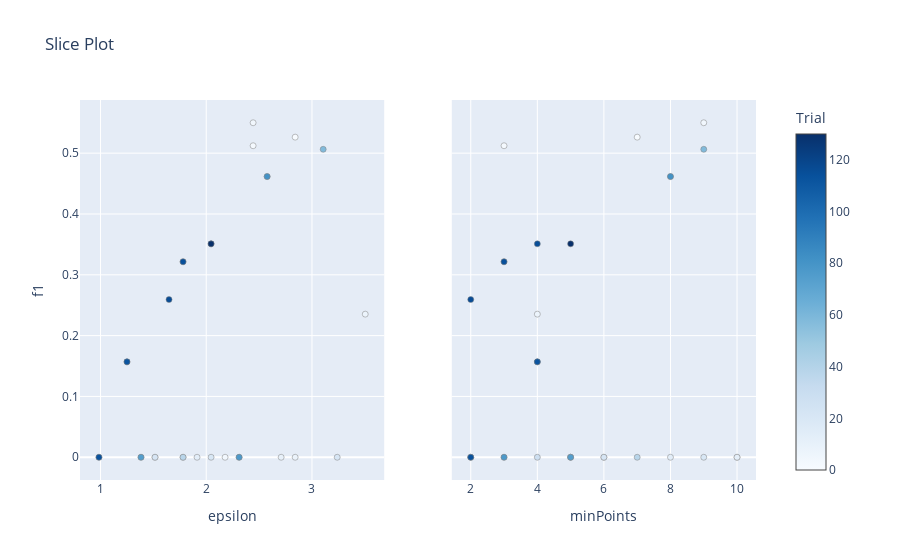
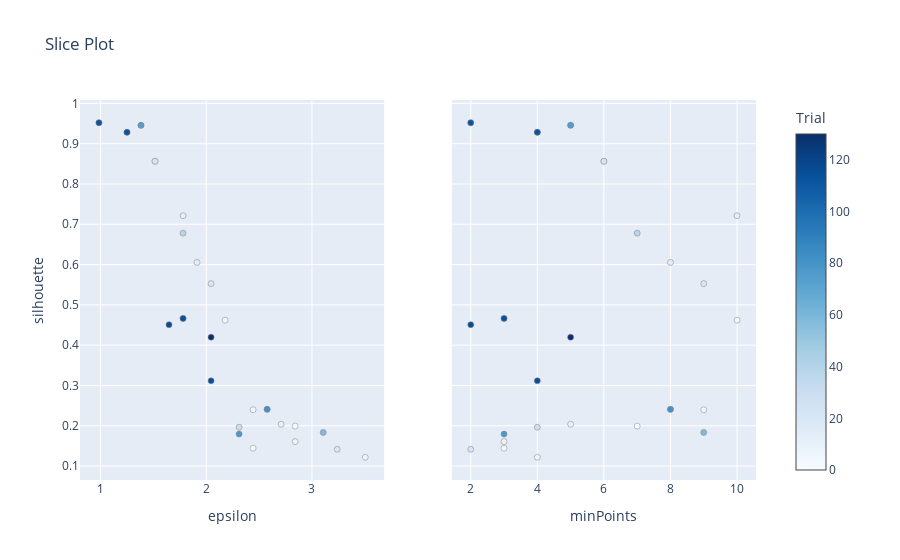
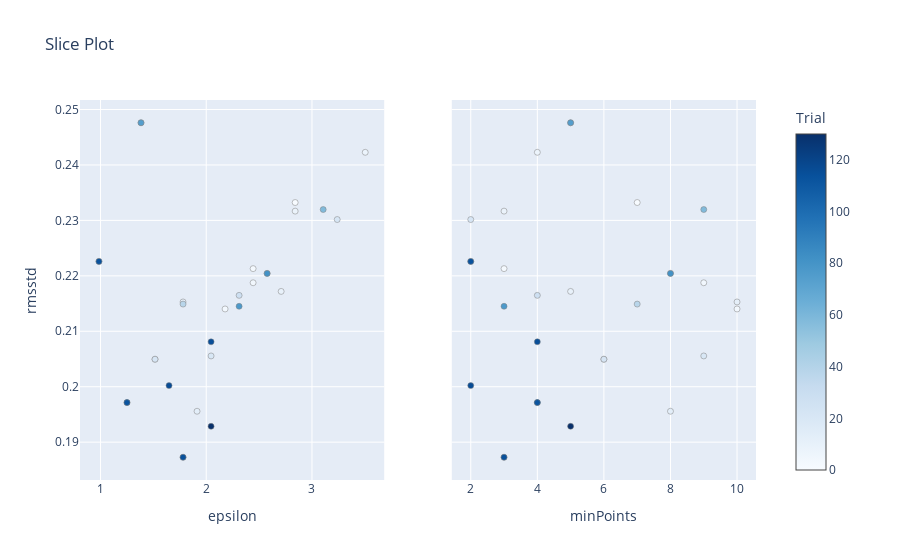
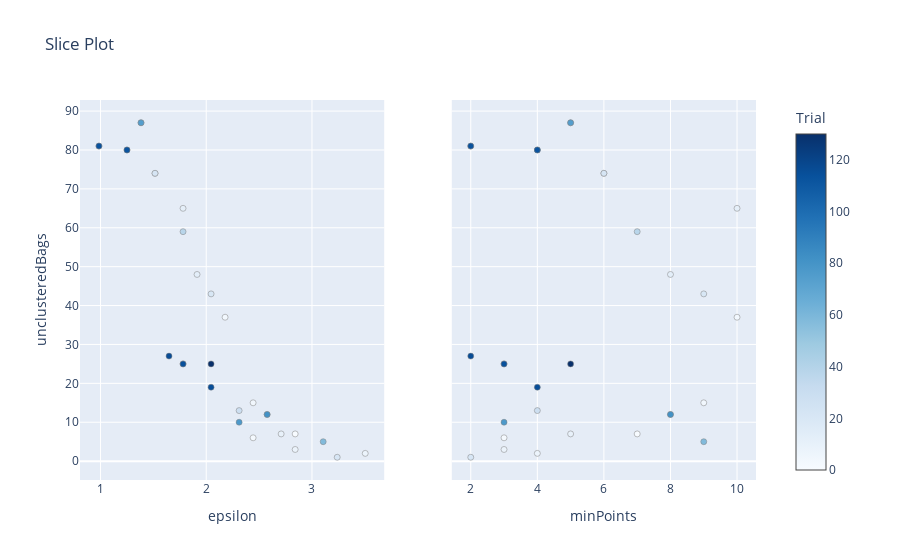

Notebook source saved alongside these figures, in order:
### Code cell
objective_figures = opt.plot_slices(study, OBJECTIVES)

other_metrics = []
for metric_name in opt.other_metrics:
    fig = optuna.visualization.plot_slice(study, target=lambda t: t.user_attrs[metric_name], target_name=metric_name)
    other_metrics.append(fig)

for fig in objective_figures + other_metrics:
    fig.show()

### Figure 1 — Plotly figure (JSON) as saved in the notebook; plotly's stock layout.template omitted (floating-point values rounded to 4 significant figures)
{"data": [{"marker": {"color": [0, 1, 2, 3, 4, 5, 7, 8, 9, 10, 11, 12, 13, 19, 20, 21, 22, 28, 38, 58, 74, 77, 81, 93, 112, 113, 114, 115, 116, 130], "colorbar": {"title": {"text": "Trial"}, "x": 1, "xpad": 40}, "colorscale": [[0, "rgb(247,251,255)"], [0.125, "rgb(222,235,247)"], [0.25, "rgb(198,219,239)"], [0.375, "rgb(158,202,225)"], [0.5, "rgb(107,174,214)"], [0.625, "rgb(66,146,198)"], [0.75, "rgb(33,113,181)"], [0.875, "rgb(8,81,156)"], [1, "rgb(8,48,107)"]], "line": {"color": "Grey", "width": 0.5}, "showscale": true}, "mode": "markers", "name": "Feasible Trial", "showlegend": false, "type": "scatter", "x": [2.841, 2.576, 2.443, 2.178, 2.443, 0.9855, 3.504, 2.841, 1.781, 2.708, 1.516, 1.781, 1.913, 1.383, 2.046, 3.239, 1.516, 2.311, 1.781, 3.106, 1.383, 2.311, 2.576, 1.251, 1.251, 0.9855, 1.781, 2.046, 1.648, 2.046], "xaxis": "x", "y": [0.5263, 0.4615, 0.5122, 0, 0.55, 0, 0.2353, 0, 0.3214, 0, 0, 0, 0, 0, 0, 0, 0, 0, 0, 0.5063, 0, 0, 0.4615, 0.1569, 0.1569, 0, 0.3214, 0.3509, 0.2593, 0.3509], "yaxis": "y"}, {"marker": {"color": [0, 1, 2, 3, 4, 5, 7, 8, 9, 10, 11, 12, 13, 19, 20, 21, 22, 28, 38, 58, 74, 77, 81, 93, 112, 113, 114, 115, 116, 130], "colorbar": {"title": {"text": "Trial"}, "x": 1, "xpad": 40}, "colorscale": [[0, "rgb(247,251,255)"], [0.125, "rgb(222,235,247)"], [0.25, "rgb(198,219,239)"], [0.375, "rgb(158,202,225)"], [0.5, "rgb(107,174,214)"], [0.625, "rgb(66,146,198)"], [0.75, "rgb(33,113,181)"], [0.875, "rgb(8,81,156)"], [1, "rgb(8,48,107)"]], "line": {"color": "Grey", "width": 0.5}, "showscale": false}, "mode": "markers", "name": "Feasible Trial", "showlegend": false, "type": "scatter", "x": [7, 8, 3, 10, 9, 2, 4, 3, 3, 5, 6, 10, 8, 5, 9, 2, 6, 4, 7, 9, 5, 3, 8, 4, 4, 2, 3, 4, 2, 5], "xaxis": "x2", "y": [0.5263, 0.4615, 0.5122, 0, 0.55, 0, 0.2353, 0, 0.3214, 0, 0, 0, 0, 0, 0, 0, 0, 0, 0, 0.5063, 0, 0, 0.4615, 0.1569, 0.1569, 0, 0.3214, 0.3509, 0.2593, 0.3509], "yaxis": "y2"}], "layout": {"title": {"text": "Slice Plot"}, "xaxis": {"anchor": "y", "domain": [0, 0.45], "title": {"text": "epsilon"}}, "xaxis2": {"anchor": "y2", "domain": [0.55, 1], "title": {"text": "minPoints"}}, "yaxis": {"anchor": "x", "domain": [0, 1], "title": {"text": "f1"}}, "yaxis2": {"anchor": "x2", "domain": [0, 1], "matches": "y", "showticklabels": false}}}

### Figure 2 — Plotly figure (JSON) as saved in the notebook; plotly's stock layout.template omitted (floating-point values rounded to 4 significant figures)
{"data": [{"marker": {"color": [0, 1, 2, 3, 4, 5, 7, 8, 9, 10, 11, 12, 13, 19, 20, 21, 22, 28, 38, 58, 74, 77, 81, 93, 112, 113, 114, 115, 116, 130], "colorbar": {"title": {"text": "Trial"}, "x": 1, "xpad": 40}, "colorscale": [[0, "rgb(247,251,255)"], [0.125, "rgb(222,235,247)"], [0.25, "rgb(198,219,239)"], [0.375, "rgb(158,202,225)"], [0.5, "rgb(107,174,214)"], [0.625, "rgb(66,146,198)"], [0.75, "rgb(33,113,181)"], [0.875, "rgb(8,81,156)"], [1, "rgb(8,48,107)"]], "line": {"color": "Grey", "width": 0.5}, "showscale": true}, "mode": "markers", "name": "Feasible Trial", "showlegend": false, "type": "scatter", "x": [2.841, 2.576, 2.443, 2.178, 2.443, 0.9855, 3.504, 2.841, 1.781, 2.708, 1.516, 1.781, 1.913, 1.383, 2.046, 3.239, 1.516, 2.311, 1.781, 3.106, 1.383, 2.311, 2.576, 1.251, 1.251, 0.9855, 1.781, 2.046, 1.648, 2.046], "xaxis": "x", "y": [0.1992, 0.2408, 0.1443, 0.462, 0.2397, 0.952, 0.1219, 0.1606, 0.4664, 0.2037, 0.8564, 0.7212, 0.6054, 0.9457, 0.5528, 0.1417, 0.8564, 0.1963, 0.678, 0.1834, 0.9457, 0.1793, 0.2408, 0.9283, 0.9283, 0.952, 0.4664, 0.3116, 0.4509, 0.4198], "yaxis": "y"}, {"marker": {"color": [0, 1, 2, 3, 4, 5, 7, 8, 9, 10, 11, 12, 13, 19, 20, 21, 22, 28, 38, 58, 74, 77, 81, 93, 112, 113, 114, 115, 116, 130], "colorbar": {"title": {"text": "Trial"}, "x": 1, "xpad": 40}, "colorscale": [[0, "rgb(247,251,255)"], [0.125, "rgb(222,235,247)"], [0.25, "rgb(198,219,239)"], [0.375, "rgb(158,202,225)"], [0.5, "rgb(107,174,214)"], [0.625, "rgb(66,146,198)"], [0.75, "rgb(33,113,181)"], [0.875, "rgb(8,81,156)"], [1, "rgb(8,48,107)"]], "line": {"color": "Grey", "width": 0.5}, "showscale": false}, "mode": "markers", "name": "Feasible Trial", "showlegend": false, "type": "scatter", "x": [7, 8, 3, 10, 9, 2, 4, 3, 3, 5, 6, 10, 8, 5, 9, 2, 6, 4, 7, 9, 5, 3, 8, 4, 4, 2, 3, 4, 2, 5], "xaxis": "x2", "y": [0.1992, 0.2408, 0.1443, 0.462, 0.2397, 0.952, 0.1219, 0.1606, 0.4664, 0.2037, 0.8564, 0.7212, 0.6054, 0.9457, 0.5528, 0.1417, 0.8564, 0.1963, 0.678, 0.1834, 0.9457, 0.1793, 0.2408, 0.9283, 0.9283, 0.952, 0.4664, 0.3116, 0.4509, 0.4198], "yaxis": "y2"}], "layout": {"title": {"text": "Slice Plot"}, "xaxis": {"anchor": "y", "domain": [0, 0.45], "title": {"text": "epsilon"}}, "xaxis2": {"anchor": "y2", "domain": [0.55, 1], "title": {"text": "minPoints"}}, "yaxis": {"anchor": "x", "domain": [0, 1], "title": {"text": "silhouette"}}, "yaxis2": {"anchor": "x2", "domain": [0, 1], "matches": "y", "showticklabels": false}}}

### Figure 3 — Plotly figure (JSON) as saved in the notebook; plotly's stock layout.template omitted (floating-point values rounded to 4 significant figures)
{"data": [{"marker": {"color": [0, 1, 2, 3, 4, 5, 7, 8, 9, 10, 11, 12, 13, 19, 20, 21, 22, 28, 38, 58, 74, 77, 81, 93, 112, 113, 114, 115, 116, 130], "colorbar": {"title": {"text": "Trial"}, "x": 1, "xpad": 40}, "colorscale": [[0, "rgb(247,251,255)"], [0.125, "rgb(222,235,247)"], [0.25, "rgb(198,219,239)"], [0.375, "rgb(158,202,225)"], [0.5, "rgb(107,174,214)"], [0.625, "rgb(66,146,198)"], [0.75, "rgb(33,113,181)"], [0.875, "rgb(8,81,156)"], [1, "rgb(8,48,107)"]], "line": {"color": "Grey", "width": 0.5}, "showscale": true}, "mode": "markers", "name": "Feasible Trial", "showlegend": false, "type": "scatter", "x": [2.841, 2.576, 2.443, 2.178, 2.443, 0.9855, 3.504, 2.841, 1.781, 2.708, 1.516, 1.781, 1.913, 1.383, 2.046, 3.239, 1.516, 2.311, 1.781, 3.106, 1.383, 2.311, 2.576, 1.251, 1.251, 0.9855, 1.781, 2.046, 1.648, 2.046], "xaxis": "x", "y": [0.2332, 0.2204, 0.2213, 0.214, 0.2188, 0.2226, 0.2423, 0.2317, 0.1873, 0.2172, 0.205, 0.2153, 0.1956, 0.2476, 0.2056, 0.2302, 0.205, 0.2165, 0.2149, 0.232, 0.2476, 0.2145, 0.2204, 0.1971, 0.1971, 0.2226, 0.1873, 0.2081, 0.2002, 0.1929], "yaxis": "y"}, {"marker": {"color": [0, 1, 2, 3, 4, 5, 7, 8, 9, 10, 11, 12, 13, 19, 20, 21, 22, 28, 38, 58, 74, 77, 81, 93, 112, 113, 114, 115, 116, 130], "colorbar": {"title": {"text": "Trial"}, "x": 1, "xpad": 40}, "colorscale": [[0, "rgb(247,251,255)"], [0.125, "rgb(222,235,247)"], [0.25, "rgb(198,219,239)"], [0.375, "rgb(158,202,225)"], [0.5, "rgb(107,174,214)"], [0.625, "rgb(66,146,198)"], [0.75, "rgb(33,113,181)"], [0.875, "rgb(8,81,156)"], [1, "rgb(8,48,107)"]], "line": {"color": "Grey", "width": 0.5}, "showscale": false}, "mode": "markers", "name": "Feasible Trial", "showlegend": false, "type": "scatter", "x": [7, 8, 3, 10, 9, 2, 4, 3, 3, 5, 6, 10, 8, 5, 9, 2, 6, 4, 7, 9, 5, 3, 8, 4, 4, 2, 3, 4, 2, 5], "xaxis": "x2", "y": [0.2332, 0.2204, 0.2213, 0.214, 0.2188, 0.2226, 0.2423, 0.2317, 0.1873, 0.2172, 0.205, 0.2153, 0.1956, 0.2476, 0.2056, 0.2302, 0.205, 0.2165, 0.2149, 0.232, 0.2476, 0.2145, 0.2204, 0.1971, 0.1971, 0.2226, 0.1873, 0.2081, 0.2002, 0.1929], "yaxis": "y2"}], "layout": {"title": {"text": "Slice Plot"}, "xaxis": {"anchor": "y", "domain": [0, 0.45], "title": {"text": "epsilon"}}, "xaxis2": {"anchor": "y2", "domain": [0.55, 1], "title": {"text": "minPoints"}}, "yaxis": {"anchor": "x", "domain": [0, 1], "title": {"text": "rmsstd"}}, "yaxis2": {"anchor": "x2", "domain": [0, 1], "matches": "y", "showticklabels": false}}}

### Figure 4 — Plotly figure (JSON) as saved in the notebook; plotly's stock layout.template omitted (floating-point values rounded to 4 significant figures)
{"data": [{"marker": {"color": [0, 1, 2, 3, 4, 5, 7, 8, 9, 10, 11, 12, 13, 19, 20, 21, 22, 28, 38, 58, 74, 77, 81, 93, 112, 113, 114, 115, 116, 130], "colorbar": {"title": {"text": "Trial"}, "x": 1, "xpad": 40}, "colorscale": [[0, "rgb(247,251,255)"], [0.125, "rgb(222,235,247)"], [0.25, "rgb(198,219,239)"], [0.375, "rgb(158,202,225)"], [0.5, "rgb(107,174,214)"], [0.625, "rgb(66,146,198)"], [0.75, "rgb(33,113,181)"], [0.875, "rgb(8,81,156)"], [1, "rgb(8,48,107)"]], "line": {"color": "Grey", "width": 0.5}, "showscale": true}, "mode": "markers", "name": "Feasible Trial", "showlegend": false, "type": "scatter", "x": [2.841, 2.576, 2.443, 2.178, 2.443, 0.9855, 3.504, 2.841, 1.781, 2.708, 1.516, 1.781, 1.913, 1.383, 2.046, 3.239, 1.516, 2.311, 1.781, 3.106, 1.383, 2.311, 2.576, 1.251, 1.251, 0.9855, 1.781, 2.046, 1.648, 2.046], "xaxis": "x", "y": [7, 12, 6, 37, 15, 81, 2, 3, 25, 7, 74, 65, 48, 87, 43, 1, 74, 13, 59, 5, 87, 10, 12, 80, 80, 81, 25, 19, 27, 25], "yaxis": "y"}, {"marker": {"color": [0, 1, 2, 3, 4, 5, 7, 8, 9, 10, 11, 12, 13, 19, 20, 21, 22, 28, 38, 58, 74, 77, 81, 93, 112, 113, 114, 115, 116, 130], "colorbar": {"title": {"text": "Trial"}, "x": 1, "xpad": 40}, "colorscale": [[0, "rgb(247,251,255)"], [0.125, "rgb(222,235,247)"], [0.25, "rgb(198,219,239)"], [0.375, "rgb(158,202,225)"], [0.5, "rgb(107,174,214)"], [0.625, "rgb(66,146,198)"], [0.75, "rgb(33,113,181)"], [0.875, "rgb(8,81,156)"], [1, "rgb(8,48,107)"]], "line": {"color": "Grey", "width": 0.5}, "showscale": false}, "mode": "markers", "name": "Feasible Trial", "showlegend": false, "type": "scatter", "x": [7, 8, 3, 10, 9, 2, 4, 3, 3, 5, 6, 10, 8, 5, 9, 2, 6, 4, 7, 9, 5, 3, 8, 4, 4, 2, 3, 4, 2, 5], "xaxis": "x2", "y": [7, 12, 6, 37, 15, 81, 2, 3, 25, 7, 74, 65, 48, 87, 43, 1, 74, 13, 59, 5, 87, 10, 12, 80, 80, 81, 25, 19, 27, 25], "yaxis": "y2"}], "layout": {"title": {"text": "Slice Plot"}, "xaxis": {"anchor": "y", "domain": [0, 0.45], "title": {"text": "epsilon"}}, "xaxis2": {"anchor": "y2", "domain": [0.55, 1], "title": {"text": "minPoints"}}, "yaxis": {"anchor": "x", "domain": [0, 1], "title": {"text": "unclusteredBags"}}, "yaxis2": {"anchor": "x2", "domain": [0, 1], "matches": "y", "showticklabels": false}}}
